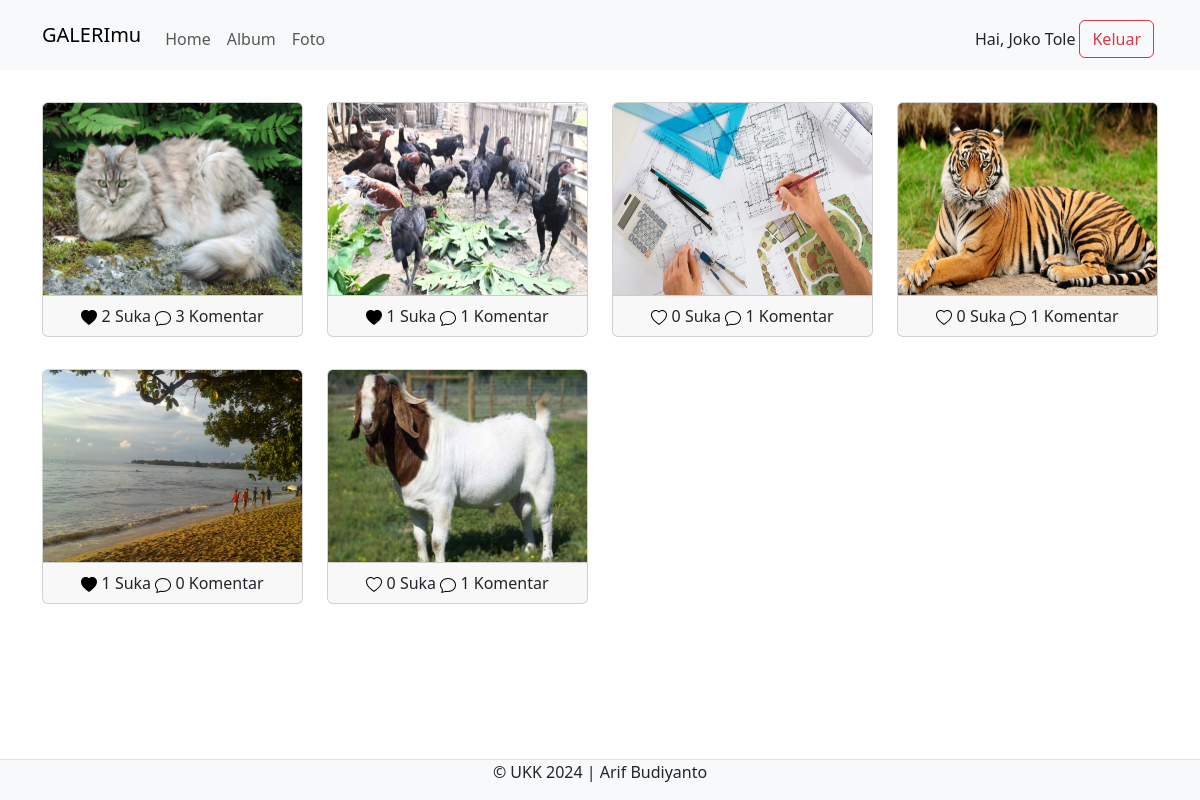
Page /user/index.php (signed in) on the committed database.
### tables this page shows
CREATE TABLE `foto` (
  `fotoid` int(11) NOT NULL,
  `judulfoto` varchar(255) NOT NULL,
  `deskripsifoto` text NOT NULL,
  `tanggalunggah` date NOT NULL,
  `lokasifile` varchar(255) NOT NULL,
  `albumid` int(11) NOT NULL,
  `userid` int(11) NOT NULL
);

### user/index.php (the view, shortened to what this page needs)
<?php
$userid = $_SESSION['userid'];
include '../config/koneksi.php';
?>
<!DOCTYPE html>
<html>
<head>
	<link rel="stylesheet" type="text/css" href="../assets/css/bootstrap.min.css">
</head>
<body>
	<nav class="navbar navbar-expand-lg bg-body-tertiary">
	  <div class="container">
	    <a class="navbar-brand" href="index.php">GALERImu</a>
	    <div class="collapse navbar-collapse mt-2" id="navbarNavAltMarkup">
	      <div class="navbar-nav me-auto">
	      	<a href="home.php" class="nav-link">Home</a>
	      	<a href="album.php" class="nav-link">Album</a>
	      	<a href="foto.php" class="nav-link">Foto</a>
	      </div>
	      <?php
	      echo "Hai, ". $_SESSION['namalengkap'];
	      ?>
	      <a href="../config/aksi_keluar.php" class="btn btn-outline-danger m-1">Keluar</a>
	    </div>
	  </div>
	</nav>
	<div class="container mt-2">
		<div class="row">
			<?php
			$query = mysqli_query($konek, "SELECT * FROM foto INNER JOIN user ON foto.userid=user.userid INNER JOIN album ON foto.albumid=album.albumid");
				while($data = mysqli_fetch_array($query)){
			?>
			<div class="col-md-3">
				<a type="button" data-bs-toggle="modal" data-bs-target="#komentar<?php echo $data['fotoid'] ?>">
					<div class="card mb-2">
						<img src="../assets/img/<?php echo $data['lokasifile'] ?>" class="card-img-top" title="<?php echo $data['judulfoto'] ?>" style="height:12rem;">
						<div class="card-footer text-center">
							<?php
								$fotoid = $data['fotoid'];
								$ceksuka = mysqli_query($konek,"SELECT * FROM likefoto WHERE fotoid='$fotoid' AND userid='$userid'");
								if (mysqli_num_rows($ceksuka) == 1) { ?>
									<a href="../config/proses_suka.php?fotoid=<?php echo $data['fotoid'] ?>" type="submit" name="batalsuka"><img src="../assets/icons/heart-fill.svg"></a>
							<?php }else{?>
							<a href="../config/proses_suka.php?fotoid=<?php echo $data['fotoid'] ?>" type="submit" name="suka"><img src="../assets/icons/heart.svg"></a>
							<?php }
							$suka = mysqli_query($konek, "SELECT * FROM likefoto WHERE fotoid='$fotoid'");
							echo mysqli_num_rows($suka). ' Suka';
							?>
							<a type="button" data-bs-toggle="modal" data-bs-target="#komentar<?php echo $data['fotoid'] ?>"><img src="../assets/icons/chat.svg"></a>
							<?php
								$jmlkomen = mysqli_query($konek, "SELECT * FROM komentarfoto WHERE fotoid='$fotoid'");
								echo mysqli_num_rows($jmlkomen).' Komentar';
							?>
						</div>
			</div>
				</a>
			</div>
				<?php } ?>
		</div>
	</div>
	<footer class="d-flex justify-content-center border-top mt-3 bg-light fixed-bottom">
		<p>&copy; UKK 2024 | Arif Budiyanto</p>
	</footer>
</body>
</html>

### rows in the picture
foto: lokasifile (picture), mysqli_num_rows($suka) "2", mysqli_num_rows($jmlkomen) "3"
foto: lokasifile (picture), mysqli_num_rows($suka) "1", mysqli_num_rows($jmlkomen) "1"
foto: lokasifile (picture), mysqli_num_rows($suka) "0", mysqli_num_rows($jmlkomen) "1"
foto: lokasifile (picture), mysqli_num_rows($suka) "0", mysqli_num_rows($jmlkomen) "1"
foto: lokasifile (picture), mysqli_num_rows($suka) "1", mysqli_num_rows($jmlkomen) "0"
foto: lokasifile (picture), mysqli_num_rows($suka) "0", mysqli_num_rows($jmlkomen) "1"

### other values in the picture
$_SESSION['namalengkap'] "Joko Tole"
